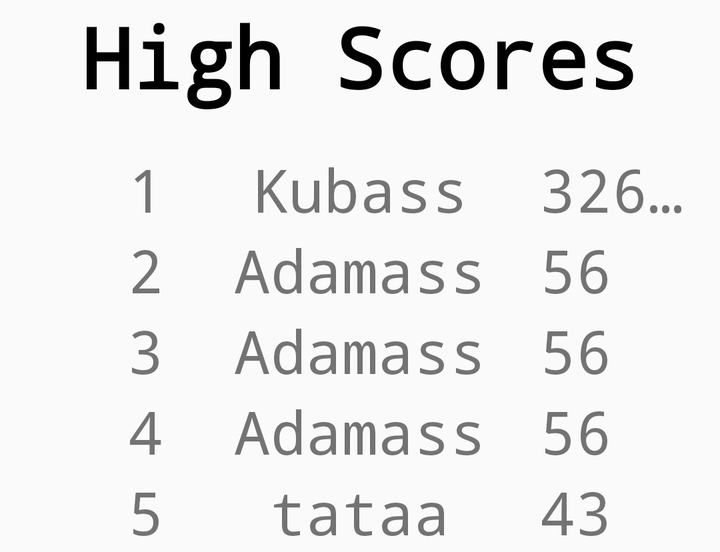
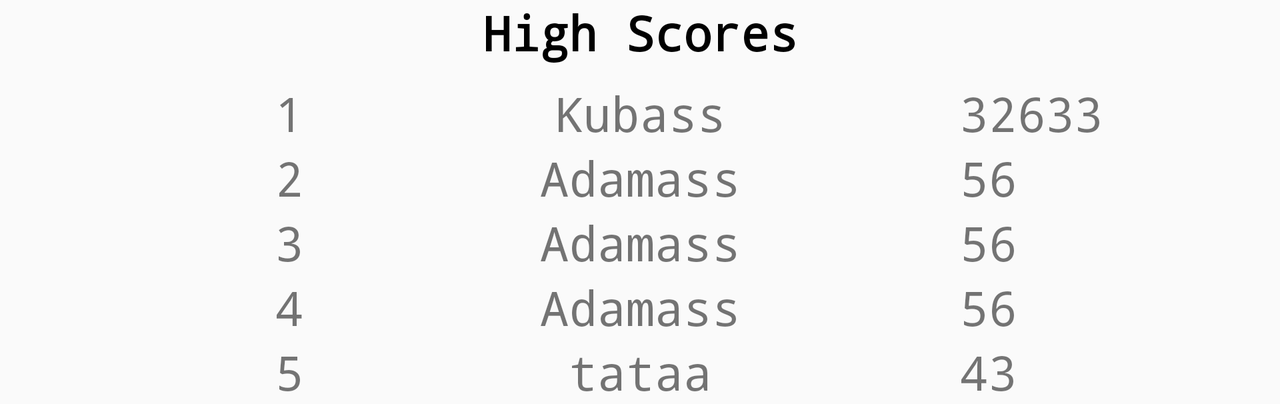

Two renders of one Android screen. The first uses the default layout on a phone; the second uses the alternative layout the repository ships for a different screen configuration, on a matching device. The two XML files are below.
<!-- AndroidManifest.xml: application theme AppTheme -->
<!-- res/layout/high_scores.xml -->
<?xml version="1.0" encoding="utf-8"?>
<androidx.constraintlayout.widget.ConstraintLayout
        xmlns:android="http://schemas.android.com/apk/res/android"
        xmlns:app="http://schemas.android.com/apk/res-auto"
        xmlns:tools="http://schemas.android.com/tools"
        android:orientation="vertical"
        android:layout_width="match_parent"
        android:layout_height="wrap_content">



    <TextView
            android:id="@+id/scores_title"
            android:layout_width="wrap_content"
            android:layout_height="wrap_content"
            app:layout_constraintTop_toTopOf="parent"
            app:layout_constraintLeft_toLeftOf="parent"
            app:layout_constraintRight_toRightOf="parent"
            app:fontFamily="monospace"
            android:textSize="42sp"
            android:textStyle="bold"
            android:textColor="@android:color/black"
            android:text="High Scores"
            android:gravity="center"
    />

    <TextView
            android:id="@+id/score1_rank"
            style="@style/high_scores_rank"
            app:layout_constraintTop_toTopOf="@id/score1_player"
            app:layout_constraintRight_toLeftOf="@+id/score1_player"
            android:text="1"
    />

    <TextView
            android:id="@+id/score1_player"
            style="@style/high_scores_player"
            app:layout_constraintLeft_toRightOf="@+id/score1_rank"
            android:layout_marginTop="18dp"
            app:layout_constraintRight_toLeftOf="@+id/score1_result"
            app:layout_constraintTop_toBottomOf="@id/scores_title"
            tools:text="Kubass"
    />

    <TextView
            android:id="@+id/score1_result"
            tools:text="32633"
            app:layout_constraintLeft_toRightOf="@+id/score1_player"
            app:layout_constraintTop_toTopOf="@id/score1_player"
            style="@style/high_scores_result"
    />

    <TextView
            android:id="@+id/score2_rank"
            style="@style/high_scores_rank"
            app:layout_constraintTop_toTopOf="@id/score2_player"
            app:layout_constraintRight_toLeftOf="@+id/score2_player"
            android:text="2"
    />

    <TextView
            android:id="@+id/score2_player"
            style="@style/high_scores_player"
            app:layout_constraintLeft_toRightOf="@+id/score2_rank"
            app:layout_constraintRight_toLeftOf="@+id/score2_result"
            app:layout_constraintTop_toBottomOf="@id/score1_player"
            tools:text="Adamass"
    />

    <TextView
            android:id="@+id/score2_result"
            tools:text="56"
            app:layout_constraintLeft_toRightOf="@+id/score2_player"
            app:layout_constraintTop_toTopOf="@id/score2_player"
            style="@style/high_scores_result"
    />

    <TextView
            android:id="@+id/score3_rank"
            style="@style/high_scores_rank"
            app:layout_constraintTop_toTopOf="@id/score3_player"
            app:layout_constraintRight_toLeftOf="@+id/score3_player"
            android:text="3"
    />

    <TextView
            android:id="@+id/score3_player"
            style="@style/high_scores_player"
            app:layout_constraintLeft_toRightOf="@+id/score3_rank"
            app:layout_constraintRight_toLeftOf="@+id/score3_result"
            app:layout_constraintTop_toBottomOf="@id/score2_player"
            tools:text="Adamass"
    />

    <TextView
            android:id="@+id/score3_result"
            tools:text="56"
            app:layout_constraintLeft_toRightOf="@+id/score3_player"
            app:layout_constraintTop_toTopOf="@id/score3_player"
            style="@style/high_scores_result"
    />

    <TextView
            android:id="@+id/score4_rank"
            style="@style/high_scores_rank"
            app:layout_constraintTop_toTopOf="@id/score4_player"
            app:layout_constraintRight_toLeftOf="@+id/score4_player"
            android:text="4"
    />

    <TextView
            android:id="@+id/score4_player"
            style="@style/high_scores_player"
            app:layout_constraintLeft_toRightOf="@+id/score4_rank"
            app:layout_constraintRight_toLeftOf="@+id/score4_result"
            app:layout_constraintTop_toBottomOf="@id/score3_player"
            tools:text="Adamass"
    />

    <TextView
            android:id="@+id/score4_result"
            tools:text="56"
            app:layout_constraintLeft_toRightOf="@+id/score4_player"
            app:layout_constraintTop_toTopOf="@id/score4_player"
            style="@style/high_scores_result"
    />

    <TextView
            android:id="@+id/score5_rank"
            style="@style/high_scores_rank"
            app:layout_constraintTop_toTopOf="@id/score5_player"
            app:layout_constraintRight_toLeftOf="@+id/score5_player"
            android:text="5"
    />

    <TextView
            android:id="@+id/score5_player"
            style="@style/high_scores_player"
            app:layout_constraintLeft_toRightOf="@+id/score5_rank"
            app:layout_constraintRight_toLeftOf="@+id/score5_result"
            app:layout_constraintTop_toBottomOf="@id/score4_player"
            tools:text="tataa"
    />

    <TextView
            android:id="@+id/score5_result"
            tools:text="43"
            app:layout_constraintLeft_toRightOf="@+id/score5_player"
            app:layout_constraintTop_toTopOf="@id/score5_player"
            style="@style/high_scores_result"
    />


</androidx.constraintlayout.widget.ConstraintLayout>
<!-- resources referenced by this layout -->
<resources>
  <style name="high_scores_player">
          <item name="android:layout_width">0dp</item>
          <item name="android:layout_height">wrap_content</item>
          <item name="android:textSize">30sp</item>
          <item name="android:gravity">center</item>
          <item name="android:paddingLeft">8dp</item>
          <item name="android:paddingRight">8dp</item>
          <item name="android:singleLine">true</item>
          <item name="layout_constraintHorizontal_weight">6</item>
          <item name="fontFamily">monospace</item>
      </style>
  <style name="high_scores_rank">
          <item name="android:layout_width">0dp</item>
          <item name="android:layout_height">wrap_content</item>
          <item name="android:textSize">30sp</item>
          <item name="android:gravity">right</item>
          <item name="android:paddingLeft">8dp</item>
          <item name="android:paddingRight">8dp</item>
          <item name="layout_constraintLeft_toLeftOf">parent</item>
          <item name="layout_constraintHorizontal_chainStyle">spread</item>
          <item name="layout_constraintHorizontal_weight">3</item>
          <item name="fontFamily">monospace</item>
      </style>
  <style name="high_scores_result">
          <item name="android:layout_width">0dp</item>
          <item name="android:layout_height">wrap_content</item>
          <item name="android:textSize">30sp</item>
          <item name="android:singleLine">true</item>
          <item name="android:paddingRight">8dp</item>
          <item name="layout_constraintRight_toRightOf">parent</item>
          <item name="layout_constraintHorizontal_weight">3</item>
          <item name="fontFamily">monospace</item>
      </style>
  <style name="AppTheme" parent="Theme.AppCompat.Light.DarkActionBar">
          
          <item name="colorPrimary">@color/colorPrimary</item>
          <item name="colorPrimaryDark">@color/colorPrimaryDark</item>
          <item name="colorAccent">@color/colorAccent</item>
      </style>
  <color name="colorPrimary">#008577</color>
  <color name="colorPrimaryDark">#00574B</color>
  <color name="colorAccent">#D81B60</color>
</resources>
<!-- res/layout-land/high_scores.xml (the repository's variant of the layout above) -->
<!-- drawn on the phone turned sideways -->
<?xml version="1.0" encoding="utf-8"?>
<androidx.constraintlayout.widget.ConstraintLayout
        xmlns:android="http://schemas.android.com/apk/res/android"
        xmlns:app="http://schemas.android.com/apk/res-auto"
        xmlns:tools="http://schemas.android.com/tools"
        android:layout_width="match_parent"
        android:layout_height="wrap_content">



    <TextView
            android:id="@+id/scores_title"
            android:layout_width="wrap_content"
            android:layout_height="wrap_content"
            app:layout_constraintTop_toTopOf="parent"
            app:layout_constraintLeft_toLeftOf="parent"
            app:layout_constraintRight_toRightOf="parent"
            app:fontFamily="monospace"
            android:textSize="24sp"
            android:textStyle="bold"
            android:textColor="@android:color/black"
            android:text="High Scores"
            android:gravity="center"
    />

    <TextView
            android:id="@+id/score1_rank"
            style="@style/high_scores_rank"
            app:layout_constraintTop_toTopOf="@id/score1_player"
            app:layout_constraintRight_toLeftOf="@+id/score1_player"
            android:textSize="24sp"
            android:text="1"
    />

    <TextView
            android:id="@+id/score1_player"
            style="@style/high_scores_player"
            app:layout_constraintLeft_toRightOf="@+id/score1_rank"
            android:layout_marginTop="8dp"
            app:layout_constraintRight_toLeftOf="@+id/score1_result"
            app:layout_constraintTop_toBottomOf="@id/scores_title"
            tools:text="Kubass"
            android:textSize="24sp"
    />

    <TextView
            android:id="@+id/score1_result"
            tools:text="32633"
            app:layout_constraintLeft_toRightOf="@+id/score1_player"
            app:layout_constraintTop_toTopOf="@id/score1_player"
            style="@style/high_scores_result"
            android:textSize="24sp"
    />

    <TextView
            android:id="@+id/score2_rank"
            style="@style/high_scores_rank"
            app:layout_constraintTop_toTopOf="@id/score2_player"
            app:layout_constraintRight_toLeftOf="@+id/score2_player"
            android:text="2"
            android:textSize="24sp"
    />

    <TextView
            android:id="@+id/score2_player"
            style="@style/high_scores_player"
            app:layout_constraintLeft_toRightOf="@+id/score2_rank"
            app:layout_constraintRight_toLeftOf="@+id/score2_result"
            app:layout_constraintTop_toBottomOf="@id/score1_player"
            tools:text="Adamass"
            android:textSize="24sp"
    />

    <TextView
            android:id="@+id/score2_result"
            tools:text="56"
            app:layout_constraintLeft_toRightOf="@+id/score2_player"
            app:layout_constraintTop_toTopOf="@id/score2_player"
            style="@style/high_scores_result"
            android:textSize="24sp"
    />

    <TextView
            android:id="@+id/score3_rank"
            style="@style/high_scores_rank"
            app:layout_constraintTop_toTopOf="@id/score3_player"
            app:layout_constraintRight_toLeftOf="@+id/score3_player"
            android:text="3"
            android:textSize="24sp"
    />

    <TextView
            android:id="@+id/score3_player"
            style="@style/high_scores_player"
            app:layout_constraintLeft_toRightOf="@+id/score3_rank"
            app:layout_constraintRight_toLeftOf="@+id/score3_result"
            app:layout_constraintTop_toBottomOf="@id/score2_player"
            tools:text="Adamass"
            android:textSize="24sp"
    />

    <TextView
            android:id="@+id/score3_result"
            tools:text="56"
            app:layout_constraintLeft_toRightOf="@+id/score3_player"
            app:layout_constraintTop_toTopOf="@id/score3_player"
            style="@style/high_scores_result"
            android:textSize="24sp"
    />

    <TextView
            android:id="@+id/score4_rank"
            style="@style/high_scores_rank"
            app:layout_constraintTop_toTopOf="@id/score4_player"
            app:layout_constraintRight_toLeftOf="@+id/score4_player"
            android:text="4"
            android:textSize="24sp"
    />

    <TextView
            android:id="@+id/score4_player"
            style="@style/high_scores_player"
            app:layout_constraintLeft_toRightOf="@+id/score4_rank"
            app:layout_constraintRight_toLeftOf="@+id/score4_result"
            app:layout_constraintTop_toBottomOf="@id/score3_player"
            tools:text="Adamass"
            android:textSize="24sp"
    />

    <TextView
            android:id="@+id/score4_result"
            tools:text="56"
            app:layout_constraintLeft_toRightOf="@+id/score4_player"
            app:layout_constraintTop_toTopOf="@id/score4_player"
            style="@style/high_scores_result"
            android:textSize="24sp"
    />

    <TextView
            android:id="@+id/score5_rank"
            style="@style/high_scores_rank"
            app:layout_constraintTop_toTopOf="@id/score5_player"
            app:layout_constraintRight_toLeftOf="@+id/score5_player"
            android:text="5"
            android:textSize="24sp"
    />

    <TextView
            android:id="@+id/score5_player"
            style="@style/high_scores_player"
            app:layout_constraintLeft_toRightOf="@+id/score5_rank"
            app:layout_constraintRight_toLeftOf="@+id/score5_result"
            app:layout_constraintTop_toBottomOf="@id/score4_player"
            tools:text="tataa"
            android:textSize="24sp"
    />

    <TextView
            android:id="@+id/score5_result"
            tools:text="43"
            app:layout_constraintLeft_toRightOf="@+id/score5_player"
            app:layout_constraintTop_toTopOf="@id/score5_player"
            style="@style/high_scores_result"
            android:textSize="24sp"
    />


</androidx.constraintlayout.widget.ConstraintLayout>
